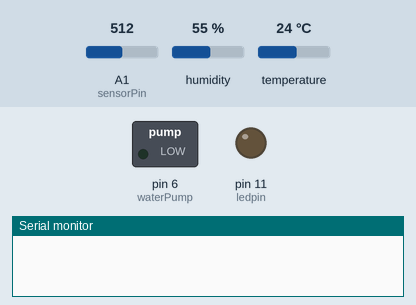
A sketch run on a simulated Arduino Uno, built with avr-gcc and run on an emulated ATmega328P. Parts: switched loads named in the sketch (green lamp = pin HIGH), output pins drawn as LEDs (lit = HIGH), the last lines printed to the serial monitor. The test bench sets the inputs (shaded band); at power-on: A1 (sensorPin) = 512, humidity 55 %, temperature 24 °C. WiFi joins after 1.5 s; servers stay silent unless stated; uploads are accepted with an empty reply; pins used as bus, display or sensor lines are not drawn.

Above: at 2.7 s.
2.8 s: A1 (sensorPin) set to 590
6.9 s: A1 (sensorPin) set to 613
At 10.7 s:
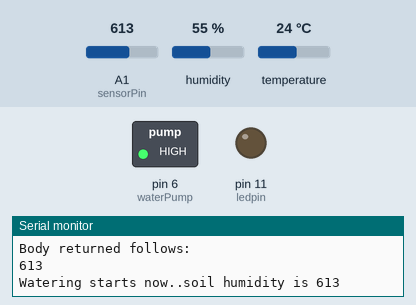
23.3 s: A1 (sensorPin) set to 716
Timing chart, 0 to 36.8 s (numbered marks = the images above; inputs shaded):
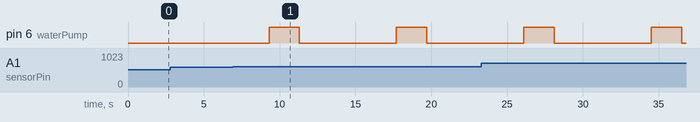

The sketch:

SmartKrukaProjekt.ino
```cpp
/**
 * @version 1.0
 * @author Alex Nilsson, Rasmus Mathiasson, Alex Hultman
 */
#include <SPI.h>
#include <HttpClient.h>
#include <Ethernet.h>
#include <EthernetClient.h>
#include <dht.h>

dht DHT;

#define DHT11_PIN 7
  int ledpin = 11;
  int sensorPin = A1;
  int soilHumidity = 0; // nollställer varje gång
  int sensorVCC = 13;
  int waterPump = 6;
  const int dry = 600;


const char kHostname[] = "84.217.9.249";
const char kPath[] = "/data/00000001a033f6d3";

byte mac[] = { 0xDA, 0xED, 0xBB, 0xFF, 0xBE, 0xAC };


const int kNetworkTimeout = 30*1000;

const int kNetworkDelay = 1000;

void initWater() {

 while (!Serial);
 pinMode(waterPump, OUTPUT);
 digitalWrite(waterPump, LOW);//
}

int getWater() {
 soilHumidity = analogRead(sensorPin);
 Serial.println(soilHumidity);
 if (soilHumidity >= dry) {
    Serial.println("Watering starts now..soil humidity is " + String(soilHumidity));
 digitalWrite(waterPump, HIGH); // pump1 activated
 delay(2000); //Hur länge vatten ska rinna
 digitalWrite(waterPump, LOW); // pump1 deactivated
 Serial.println("Done watering.");

 }
 else {
    Serial.println("Soil humidity is wet enough. No water needed " + String(soilHumidity));
  }
  delay(5000);
  //Paus mellan varje vattning
}

void initSoilHumidity() {
 pinMode(sensorVCC, OUTPUT);
 digitalWrite(sensorVCC, LOW);
}
int getSoilHumidity() {
 digitalWrite(sensorVCC, HIGH); // spänning till sensorn
 delay(100); // kollar så sensorn är på
 soilHumidity = analogRead(sensorPin); // läser värdet
 digitalWrite(sensorVCC, LOW); // stannar

return soilHumidity;
}

void setup()
{

  Serial.begin(9600);
  pinMode(ledpin, OUTPUT);
  initSoilHumidity();
  initWater();

  while (Ethernet.begin(mac) != 1)
  {
    Serial.println("Error getting IP address via DHCP, trying again...");
    delay(1000);
  }
}

void loop()
{
  int err =0;
  int chk = DHT.read11(DHT11_PIN);
  int val;

  char buf[100];


  getSoilHumidity();
  int humidity = DHT.temperature;
  int temperature = DHT.humidity;
  int content_length = sprintf(buf, "{\"temperature\":\"%d\",\"humidity\":\"%d\",\"soil humidity\":\"%d\"}", humidity, temperature, soilHumidity);

  delay(1000);

  EthernetClient c;
  HttpClient http(c);
  http.beginRequest();
  err = http.post(kHostname, kPath);
  http.sendHeader("Content-Length", content_length);
  http.write((const uint8_t *) buf, content_length);
  http.flush();
  http.endRequest();

  if (err == 0)
  {
    Serial.println("startedRequest ok");

    err = http.responseStatusCode();
    if (err >= 0)
    {
      Serial.print("Got status code: ");
      Serial.println(err);

      err = http.skipResponseHeaders();
      if (err >= 0)
      {
        int bodyLen = http.contentLength();
        Serial.print("Content length is: ");
        Serial.println(bodyLen);
        Serial.println();
        Serial.println("Body returned follows:");


        unsigned long timeoutStart = millis();
        char c;

        while ( (http.connected() || http.available()) &&
               ((millis() - timeoutStart) < kNetworkTimeout) )
        {
            if (http.available())
            {
                c = http.read();

                Serial.print(c);

                bodyLen--;

                timeoutStart = millis();
            }
            else
            {

                delay(kNetworkDelay);
            }
        }
      }
      else
      {
        Serial.print("Failed to skip response headers: ");
        Serial.println(err);
      }
    }
    else
    {
      Serial.print("Getting response failed: ");
      Serial.println(err);
    }
  }
  else
  {
    Serial.print("Connect failed: ");
    Serial.println(err);
  }

  getWater();

  http.stop();
  //stannar ifall följande inte uppfyller krav
}
```

Measured:
- the behaviour switches between 599 and 600 on A1 (sensorPin) (found by bisection; images 0 and 1)
- after the input at 6.9 s, pin 6 (waterPump): alternates HIGH for 2.0 s and LOW for 6.4 s, starting after 2.4 s
